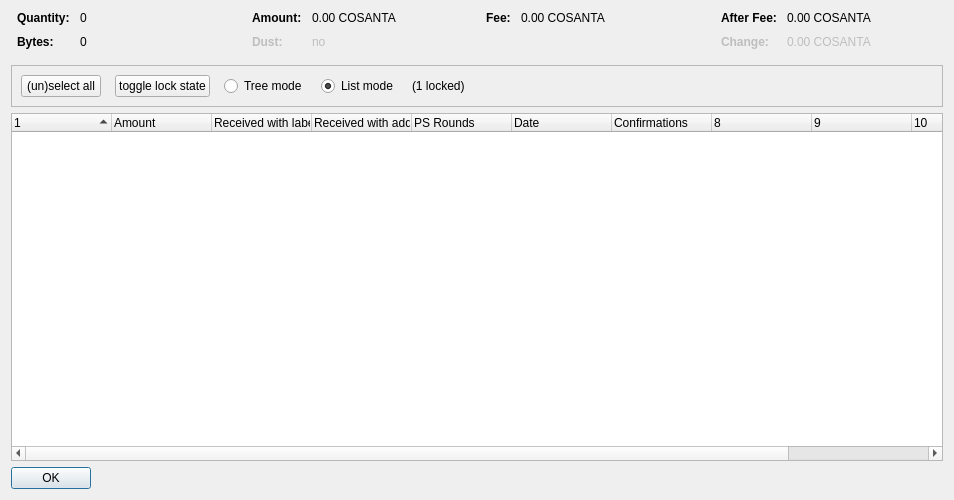
<?xml version="1.0" encoding="UTF-8"?>
<ui version="4.0">
 <class>CoinControlDialog</class>
 <widget class="QDialog" name="CoinControlDialog">
  <property name="geometry">
   <rect>
    <x>0</x>
    <y>0</y>
    <width>954</width>
    <height>500</height>
   </rect>
  </property>
  <property name="windowTitle">
   <string>Coin Selection</string>
  </property>
  <layout class="QVBoxLayout" name="verticalLayout">
   <item>
    <layout class="QHBoxLayout" name="horizontalLayoutTop" stretch="0,0,0,0">
     <property name="topMargin">
      <number>0</number>
     </property>
     <property name="bottomMargin">
      <number>10</number>
     </property>
     <item>
      <layout class="QFormLayout" name="formLayoutCoinControl1">
       <property name="horizontalSpacing">
        <number>10</number>
       </property>
       <property name="verticalSpacing">
        <number>10</number>
       </property>
       <property name="leftMargin">
        <number>6</number>
       </property>
       <property name="rightMargin">
        <number>6</number>
       </property>
       <item row="0" column="0">
        <widget class="QLabel" name="labelCoinControlQuantityText">
         <property name="font">
          <font>
           <weight>75</weight>
           <bold>true</bold>
          </font>
         </property>
         <property name="text">
          <string>Quantity:</string>
         </property>
        </widget>
       </item>
       <item row="0" column="1">
        <widget class="QLabel" name="labelCoinControlQuantity">
         <property name="cursor">
          <cursorShape>IBeamCursor</cursorShape>
         </property>
         <property name="contextMenuPolicy">
          <enum>Qt::ActionsContextMenu</enum>
         </property>
         <property name="text">
          <string notr="true">0</string>
         </property>
         <property name="textInteractionFlags">
          <set>Qt::LinksAccessibleByMouse|Qt::TextSelectableByKeyboard|Qt::TextSelectableByMouse</set>
         </property>
        </widget>
       </item>
       <item row="1" column="0">
        <widget class="QLabel" name="labelCoinControlBytesText">
         <property name="font">
          <font>
           <weight>75</weight>
           <bold>true</bold>
          </font>
         </property>
         <property name="text">
          <string>Bytes:</string>
         </property>
        </widget>
       </item>
       <item row="1" column="1">
        <widget class="QLabel" name="labelCoinControlBytes">
         <property name="cursor">
          <cursorShape>IBeamCursor</cursorShape>
         </property>
         <property name="contextMenuPolicy">
          <enum>Qt::ActionsContextMenu</enum>
         </property>
         <property name="text">
          <string notr="true">0</string>
         </property>
         <property name="textInteractionFlags">
          <set>Qt::LinksAccessibleByMouse|Qt::TextSelectableByKeyboard|Qt::TextSelectableByMouse</set>
         </property>
        </widget>
       </item>
      </layout>
     </item>
     <item>
      <layout class="QFormLayout" name="formLayoutCoinControl2">
       <property name="horizontalSpacing">
        <number>10</number>
       </property>
       <property name="verticalSpacing">
        <number>10</number>
       </property>
       <property name="leftMargin">
        <number>6</number>
       </property>
       <property name="rightMargin">
        <number>6</number>
       </property>
       <item row="0" column="0">
        <widget class="QLabel" name="labelCoinControlAmountText">
         <property name="font">
          <font>
           <weight>75</weight>
           <bold>true</bold>
          </font>
         </property>
         <property name="text">
          <string>Amount:</string>
         </property>
        </widget>
       </item>
       <item row="0" column="1">
        <widget class="QLabel" name="labelCoinControlAmount">
         <property name="cursor">
          <cursorShape>IBeamCursor</cursorShape>
         </property>
         <property name="contextMenuPolicy">
          <enum>Qt::ActionsContextMenu</enum>
         </property>
         <property name="text">
          <string notr="true">0.00 COSANTA</string>
         </property>
         <property name="textInteractionFlags">
          <set>Qt::LinksAccessibleByMouse|Qt::TextSelectableByKeyboard|Qt::TextSelectableByMouse</set>
         </property>
        </widget>
       </item>
       <item row="1" column="0">
        <widget class="QLabel" name="labelCoinControlLowOutputText">
         <property name="enabled">
          <bool>false</bool>
         </property>
         <property name="font">
          <font>
           <weight>75</weight>
           <bold>true</bold>
          </font>
         </property>
         <property name="text">
          <string>Dust:</string>
         </property>
        </widget>
       </item>
       <item row="1" column="1">
        <widget class="QLabel" name="labelCoinControlLowOutput">
         <property name="enabled">
          <bool>false</bool>
         </property>
         <property name="cursor">
          <cursorShape>IBeamCursor</cursorShape>
         </property>
         <property name="contextMenuPolicy">
          <enum>Qt::ActionsContextMenu</enum>
         </property>
         <property name="text">
          <string notr="true">no</string>
         </property>
         <property name="textInteractionFlags">
          <set>Qt::LinksAccessibleByMouse|Qt::TextSelectableByKeyboard|Qt::TextSelectableByMouse</set>
         </property>
        </widget>
       </item>
      </layout>
     </item>
     <item>
      <layout class="QFormLayout" name="formLayoutCoinControl3">
       <property name="horizontalSpacing">
        <number>10</number>
       </property>
       <property name="verticalSpacing">
        <number>10</number>
       </property>
       <property name="leftMargin">
        <number>6</number>
       </property>
       <property name="rightMargin">
        <number>6</number>
       </property>
       <item row="0" column="0">
        <widget class="QLabel" name="labelCoinControlFeeText">
         <property name="font">
          <font>
           <weight>75</weight>
           <bold>true</bold>
          </font>
         </property>
         <property name="text">
          <string>Fee:</string>
         </property>
        </widget>
       </item>
       <item row="0" column="1">
        <widget class="QLabel" name="labelCoinControlFee">
         <property name="cursor">
          <cursorShape>IBeamCursor</cursorShape>
         </property>
         <property name="contextMenuPolicy">
          <enum>Qt::ActionsContextMenu</enum>
         </property>
         <property name="text">
          <string notr="true">0.00 COSANTA</string>
         </property>
         <property name="textInteractionFlags">
          <set>Qt::LinksAccessibleByMouse|Qt::TextSelectableByKeyboard|Qt::TextSelectableByMouse</set>
         </property>
        </widget>
       </item>
      </layout>
     </item>
     <item>
      <layout class="QFormLayout" name="formLayoutCoinControl4">
       <property name="horizontalSpacing">
        <number>10</number>
       </property>
       <property name="verticalSpacing">
        <number>10</number>
       </property>
       <property name="leftMargin">
        <number>6</number>
       </property>
       <property name="rightMargin">
        <number>6</number>
       </property>
       <item row="0" column="0">
        <widget class="QLabel" name="labelCoinControlAfterFeeText">
         <property name="font">
          <font>
           <weight>75</weight>
           <bold>true</bold>
          </font>
         </property>
         <property name="text">
          <string>After Fee:</string>
         </property>
        </widget>
       </item>
       <item row="0" column="1">
        <widget class="QLabel" name="labelCoinControlAfterFee">
         <property name="cursor">
          <cursorShape>IBeamCursor</cursorShape>
         </property>
         <property name="contextMenuPolicy">
          <enum>Qt::ActionsContextMenu</enum>
         </property>
         <property name="text">
          <string notr="true">0.00 COSANTA</string>
         </property>
         <property name="textInteractionFlags">
          <set>Qt::LinksAccessibleByMouse|Qt::TextSelectableByKeyboard|Qt::TextSelectableByMouse</set>
         </property>
        </widget>
       </item>
       <item row="1" column="0">
        <widget class="QLabel" name="labelCoinControlChangeText">
         <property name="enabled">
          <bool>false</bool>
         </property>
         <property name="font">
          <font>
           <weight>75</weight>
           <bold>true</bold>
          </font>
         </property>
         <property name="text">
          <string>Change:</string>
         </property>
        </widget>
       </item>
       <item row="1" column="1">
        <widget class="QLabel" name="labelCoinControlChange">
         <property name="enabled">
          <bool>false</bool>
         </property>
         <property name="cursor">
          <cursorShape>IBeamCursor</cursorShape>
         </property>
         <property name="contextMenuPolicy">
          <enum>Qt::ActionsContextMenu</enum>
         </property>
         <property name="text">
          <string notr="true">0.00 COSANTA</string>
         </property>
         <property name="textInteractionFlags">
          <set>Qt::LinksAccessibleByMouse|Qt::TextSelectableByKeyboard|Qt::TextSelectableByMouse</set>
         </property>
        </widget>
       </item>
      </layout>
     </item>
    </layout>
   </item>
   <item>
    <widget class="QFrame" name="frame">
     <property name="minimumSize">
      <size>
       <width>0</width>
       <height>40</height>
      </size>
     </property>
     <property name="frameShape">
      <enum>QFrame::StyledPanel</enum>
     </property>
     <property name="frameShadow">
      <enum>QFrame::Sunken</enum>
     </property>
     <layout class="QHBoxLayout" name="horizontalLayout">
      <item>
       <layout class="QHBoxLayout" name="horizontalLayoutPanel" stretch="0,0,0,0,0,0">
        <property name="spacing">
         <number>14</number>
        </property>
        <item>
         <widget class="QPushButton" name="pushButtonSelectAll">
          <property name="sizePolicy">
           <sizepolicy hsizetype="Maximum" vsizetype="Fixed">
            <horstretch>0</horstretch>
            <verstretch>0</verstretch>
           </sizepolicy>
          </property>
          <property name="text">
           <string>(un)select all</string>
          </property>
          <property name="autoDefault">
           <bool>false</bool>
          </property>
         </widget>
        </item>
        <item>
         <widget class="QPushButton" name="pushButtonToggleLock">
          <property name="sizePolicy">
           <sizepolicy hsizetype="Maximum" vsizetype="Fixed">
            <horstretch>0</horstretch>
            <verstretch>0</verstretch>
           </sizepolicy>
          </property>
          <property name="text">
           <string>toggle lock state</string>
          </property>
          <property name="autoDefault">
           <bool>false</bool>
          </property>
         </widget>
        </item>
        <item>
         <widget class="QRadioButton" name="radioTreeMode">
          <property name="sizePolicy">
           <sizepolicy hsizetype="Maximum" vsizetype="Fixed">
            <horstretch>0</horstretch>
            <verstretch>0</verstretch>
           </sizepolicy>
          </property>
          <property name="text">
           <string>Tree mode</string>
          </property>
         </widget>
        </item>
        <item>
         <widget class="QRadioButton" name="radioListMode">
          <property name="sizePolicy">
           <sizepolicy hsizetype="Maximum" vsizetype="Fixed">
            <horstretch>0</horstretch>
            <verstretch>0</verstretch>
           </sizepolicy>
          </property>
          <property name="text">
           <string>List mode</string>
          </property>
          <property name="checked">
           <bool>true</bool>
          </property>
         </widget>
        </item>
        <item>
         <widget class="QLabel" name="labelLocked">
          <property name="text">
           <string>(1 locked)</string>
          </property>
         </widget>
        </item>
        <item>
         <spacer name="horizontalSpacer">
          <property name="orientation">
           <enum>Qt::Horizontal</enum>
          </property>
          <property name="sizeHint" stdset="0">
           <size>
            <width>40</width>
            <height>20</height>
           </size>
          </property>
         </spacer>
        </item>
       </layout>
      </item>
     </layout>
    </widget>
   </item>
   <item>
    <widget class="CoinControlTreeWidget" name="treeWidget">
     <property name="contextMenuPolicy">
      <enum>Qt::CustomContextMenu</enum>
     </property>
     <property name="sortingEnabled">
      <bool>false</bool>
     </property>
     <property name="columnCount">
      <number>11</number>
     </property>
     <attribute name="headerShowSortIndicator" stdset="0">
      <bool>true</bool>
     </attribute>
     <attribute name="headerStretchLastSection">
      <bool>false</bool>
     </attribute>
     <column>
      <property name="text">
       <string/>
      </property>
     </column>
     <column>
      <property name="text">
       <string>Amount</string>
      </property>
     </column>
     <column>
      <property name="text">
       <string>Received with label</string>
      </property>
     </column>
     <column>
      <property name="text">
       <string>Received with address</string>
      </property>
     </column>
     <column>
      <property name="text">
       <string>PS Rounds</string>
      </property>
     </column>
     <column>
      <property name="text">
       <string>Date</string>
      </property>
     </column>
     <column>
      <property name="text">
       <string>Confirmations</string>
      </property>
      <property name="toolTip">
       <string>Confirmed</string>
      </property>
     </column>
     <column>
      <property name="text">
       <string/>
      </property>
     </column>
     <column>
      <property name="text">
       <string/>
      </property>
     </column>
     <column>
      <property name="text">
       <string/>
      </property>
     </column>
     <column>
      <property name="text">
       <string/>
      </property>
     </column>
    </widget>
   </item>
   <item>
    <widget class="QDialogButtonBox" name="buttonBox">
     <property name="sizePolicy">
      <sizepolicy hsizetype="Maximum" vsizetype="Fixed">
       <horstretch>0</horstretch>
       <verstretch>0</verstretch>
      </sizepolicy>
     </property>
     <property name="orientation">
      <enum>Qt::Horizontal</enum>
     </property>
     <property name="standardButtons">
      <set>QDialogButtonBox::Ok</set>
     </property>
    </widget>
   </item>
  </layout>
 </widget>
 <customwidgets>
  <customwidget>
   <class>CoinControlTreeWidget</class>
   <extends>QTreeWidget</extends>
   <header>coincontroltreewidget.h</header>
  </customwidget>
 </customwidgets>
 <resources/>
 <connections/>
</ui>
